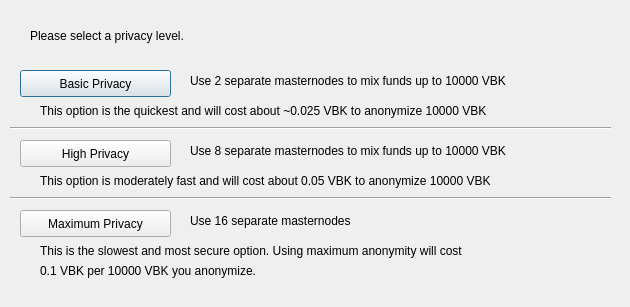
<?xml version="1.0" encoding="UTF-8"?>
<ui version="4.0">
 <class>ObfuscationConfig</class>
 <widget class="QDialog" name="ObfuscationConfig">
  <property name="geometry">
   <rect>
    <x>0</x>
    <y>0</y>
    <width>630</width>
    <height>307</height>
   </rect>
  </property>
  <property name="windowTitle">
   <string>Configure Obfuscation</string>
  </property>
  <widget class="QPushButton" name="buttonBasic">
   <property name="geometry">
    <rect>
     <x>20</x>
     <y>70</y>
     <width>151</width>
     <height>27</height>
    </rect>
   </property>
   <property name="text">
    <string>Basic Privacy</string>
   </property>
  </widget>
  <widget class="QPushButton" name="buttonHigh">
   <property name="geometry">
    <rect>
     <x>20</x>
     <y>140</y>
     <width>151</width>
     <height>27</height>
    </rect>
   </property>
   <property name="text">
    <string>High Privacy</string>
   </property>
  </widget>
  <widget class="QPushButton" name="buttonMax">
   <property name="geometry">
    <rect>
     <x>20</x>
     <y>210</y>
     <width>151</width>
     <height>27</height>
    </rect>
   </property>
   <property name="text">
    <string>Maximum Privacy</string>
   </property>
  </widget>
  <widget class="QLabel" name="label">
   <property name="geometry">
    <rect>
     <x>30</x>
     <y>20</y>
     <width>571</width>
     <height>31</height>
    </rect>
   </property>
   <property name="text">
    <string>Please select a privacy level.</string>
   </property>
  </widget>
  <widget class="QLabel" name="label_2">
   <property name="geometry">
    <rect>
     <x>190</x>
     <y>70</y>
     <width>421</width>
     <height>21</height>
    </rect>
   </property>
   <property name="text">
    <string>Use 2 separate masternodes to mix funds up to 10000 VBK</string>
   </property>
  </widget>
  <widget class="QLabel" name="label_3">
   <property name="geometry">
    <rect>
     <x>190</x>
     <y>140</y>
     <width>411</width>
     <height>21</height>
    </rect>
   </property>
   <property name="text">
    <string>Use 8 separate masternodes to mix funds up to 10000 VBK</string>
   </property>
  </widget>
  <widget class="QLabel" name="label_4">
   <property name="geometry">
    <rect>
     <x>190</x>
     <y>210</y>
     <width>421</width>
     <height>21</height>
    </rect>
   </property>
   <property name="text">
    <string>Use 16 separate masternodes</string>
   </property>
  </widget>
  <widget class="QLabel" name="label_6">
   <property name="geometry">
    <rect>
     <x>40</x>
     <y>100</y>
     <width>561</width>
     <height>21</height>
    </rect>
   </property>
   <property name="text">
    <string>This option is the quickest and will cost about ~0.025 VBK to anonymize 10000 VBK</string>
   </property>
  </widget>
  <widget class="QLabel" name="label_7">
   <property name="geometry">
    <rect>
     <x>40</x>
     <y>170</y>
     <width>561</width>
     <height>21</height>
    </rect>
   </property>
   <property name="text">
    <string>This option is moderately fast and will cost about 0.05 VBK to anonymize 10000 VBK</string>
   </property>
  </widget>
  <widget class="QLabel" name="label_8">
   <property name="geometry">
    <rect>
     <x>40</x>
     <y>240</y>
     <width>561</width>
     <height>21</height>
    </rect>
   </property>
   <property name="text">
    <string>This is the slowest and most secure option. Using maximum anonymity will cost</string>
   </property>
  </widget>
  <widget class="QLabel" name="label_9">
   <property name="geometry">
    <rect>
     <x>40</x>
     <y>260</y>
     <width>561</width>
     <height>21</height>
    </rect>
   </property>
   <property name="text">
    <string>0.1 VBK per 10000 VBK you anonymize.</string>
   </property>
  </widget>
  <widget class="Line" name="line">
   <property name="geometry">
    <rect>
     <x>10</x>
     <y>120</y>
     <width>601</width>
     <height>16</height>
    </rect>
   </property>
   <property name="orientation">
    <enum>Qt::Horizontal</enum>
   </property>
  </widget>
  <widget class="Line" name="line_2">
   <property name="geometry">
    <rect>
     <x>10</x>
     <y>190</y>
     <width>601</width>
     <height>16</height>
    </rect>
   </property>
   <property name="orientation">
    <enum>Qt::Horizontal</enum>
   </property>
  </widget>
 </widget>
 <resources/>
 <connections/>
</ui>
